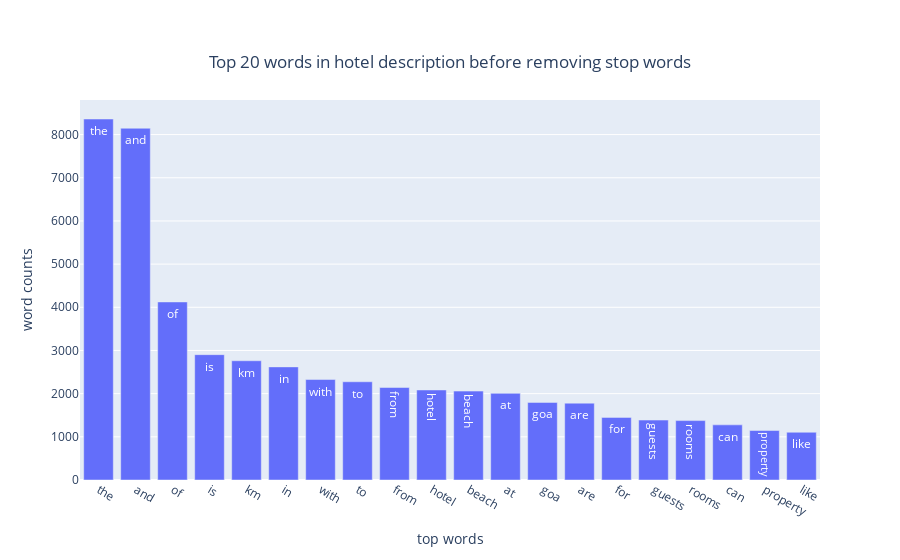

Notebook code cell kept with this figure:
### Code cell
#plot the top 20 words from the hote description
plot_barcharts(top_words, "Top 20 words in hotel description before removing stop words")

### Figure 1 — Plotly figure (JSON) as saved in the notebook; plotly's stock layout.template omitted (floating-point values rounded to 4 significant figures)
{"data": [{"text": ["the", "and", "of", "is", "km", "in", "with", "to", "from", "hotel", "beach", "at", "goa", "are", "for", "guests", "rooms", "can", "property", "like"], "textposition": "auto", "type": "bar", "x": ["the", "and", "of", "is", "km", "in", "with", "to", "from", "hotel", "beach", "at", "goa", "are", "for", "guests", "rooms", "can", "property", "like"], "y": [8361, 8147, 4124, 2903, 2762, 2620, 2327, 2275, 2142, 2085, 2059, 2007, 1797, 1780, 1450, 1388, 1376, 1277, 1146, 1106]}], "layout": {"title": {"text": "Top 20 words in hotel description before removing stop words", "x": 0.5, "y": 0.9}, "xaxis": {"title": {"text": "top words"}}, "yaxis": {"title": {"text": "word counts"}}}}
